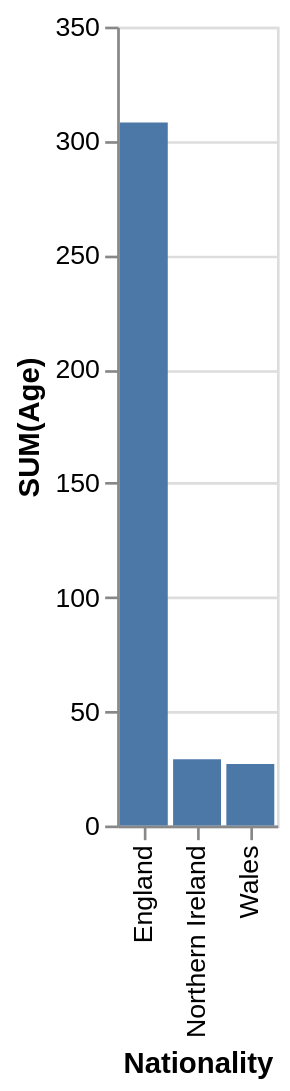

The specification (Vega-Lite) saved for this image:
### Vega-Lite specification from a JSON file in a GitHub repository (floating-point values rounded to 4 significant figures)
{"data": {"values": [{"x_data": "England", "y_data": 308}, {"x_data": "Northern Ireland", "y_data": 29}, {"x_data": "Wales", "y_data": 27}]}, "mark": "bar", "encoding": {"x": {"field": "x_data", "type": "nominal", "title": "Nationality", "sort": {"op": "sum", "field": "y_data", "order": "descending"}}, "y": {"field": "y_data", "type": "quantitative", "title": "SUM(Age)"}}}
